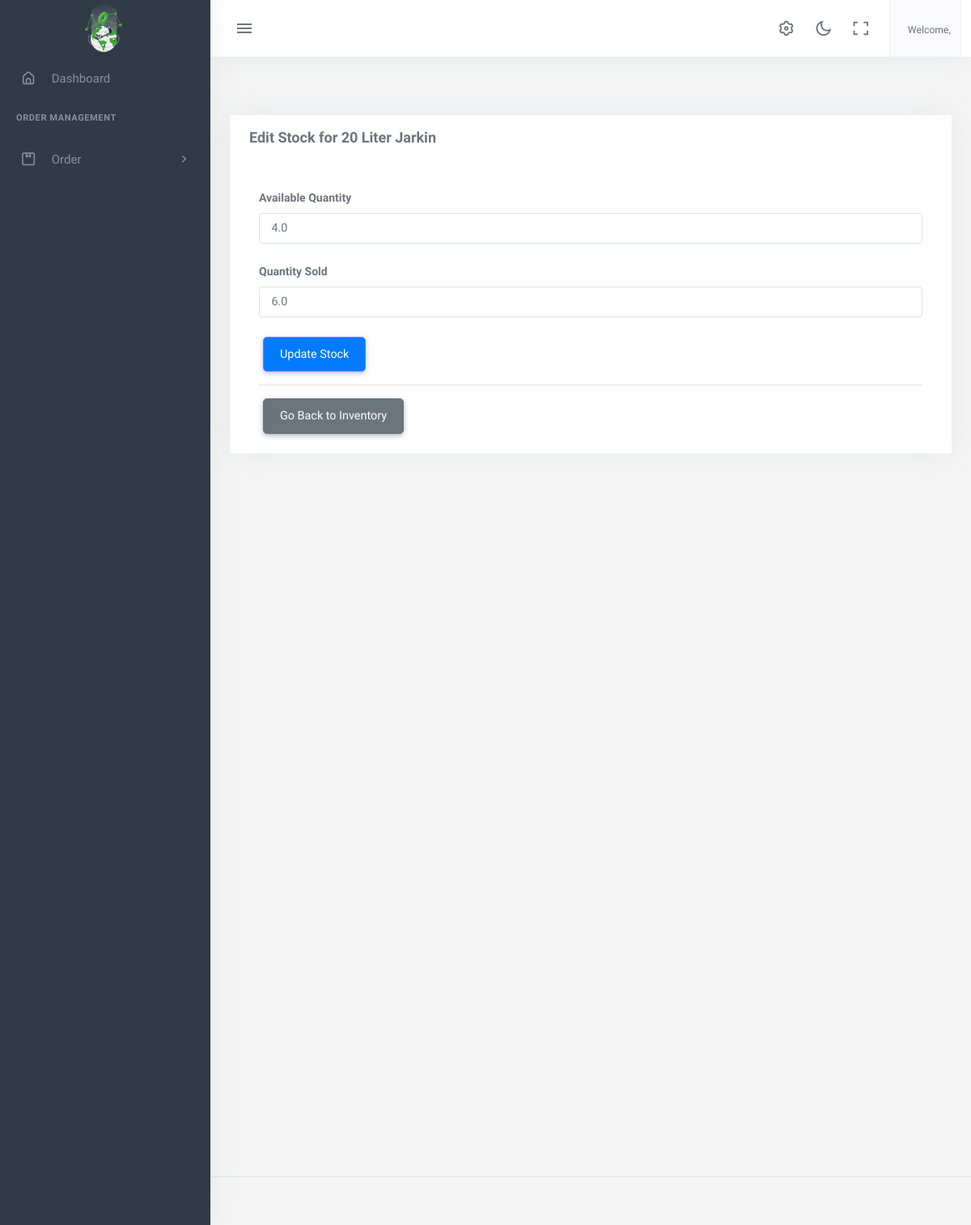
The page /inventory-edit/2/ on the database its author committed.
### app2/models.py (models this page shows)
class AboutUS(models.Model):
    company_name=models.CharField(max_length=100)
    logo= models.ImageField(upload_to='logoimage/')
    address = models.CharField(max_length=1000)
    email = models.EmailField()
    contactNo= models.CharField(max_length=15)
    class Meta:
        ordering =['-id']

### products/models.py (models this page shows, shortened)
class Stock(models.Model):
    product = models.ForeignKey(Product, on_delete=models.CASCADE)
    quantity = models.FloatField(default=0)
    sold_quantity = models.FloatField(default=0)
    date_created = models.CharField(max_length=50,default=nepali_datetime.date.today().strftime("%d-%B-%Y"))
    date_updated = models.DateTimeField(auto_now=True)

class Product(models.Model):
    category = models.ForeignKey(Category, on_delete = models.CASCADE, related_name = 'product_category')
    product_name = models.CharField(max_length = 150)
    product_image = models.ImageField(upload_to='productimage/')
    previous_rate = models.FloatField(default=0)
    rate = models.FloatField()
    unit  = models.ForeignKey(Unit, on_delete= models.SET_NULL, null =True, blank=True, related_name ='product_unit')
    slug = AutoSlugField(populate_from ='product_name')
    order_number = models.IntegerField(null=True, blank=True, default=1)
    class Meta:
        ordering =['order_number']

### app2/views.py (the view, shortened to what this page needs)
# urls.py: path('inventory-edit/<int:id>/', views.edit_inventory, name='edit_inventory'),
def edit_inventory(request,id):
    stocK_obj=Stock.objects.get(id=id)
    return render(request, 'app2/stockEdit.html', {'stock_item': stocK_obj})

### app2/context_processors.py (called while the page is built)
def aboutus(request):
    pick_Up_Plans=Pick_Up_Plan.objects.all()
    aboutus = AboutUS.objects.first()
    return {'contact': aboutus,'details':pick_Up_Plans,'company':aboutus}

def usercount(request):
    totalClient = User.objects.filter(is_user= True).count
    return ({
        'totalClient':totalClient
    })

def invoice(request):
    received_orders = Order.objects.filter(order_status='received')
    paid_amount = received_orders.aggregate(total_cost=Sum('totalPrice'))['total_cost'] or 0
    order = Order.objects.all().count
    unreceived_orders = Order.objects.exclude(Q(order_status='received') | Q(order_status='pending'))
    unpaid_amount = unreceived_orders.aggregate(total_cost=Sum('totalPrice'))['total_cost'] or 0
    return({
        'paidamount':paid_amount,
        'totalOrders':order,
        'unpaidamount':unpaid_amount
    })

def notification(request):
    notifications = Pick_Up_Plan.objects.filter(date=datetime.today())
    return({
        'notifications':notifications
    })

def total_cashbook(request):
    dailytransactions_list = Daily.objects.all()
    grand_total = dailytransactions_list.aggregate(Sum('total'))['total__sum']
    return ({
        'grand_total':grand_total,
    })

### app2/templates/app2/stockEdit.html (shortened to what this page needs)
{% extends 'app2/base.html' %}
{% load static %}
{% block body %}
<div class="content-page">
  <div class="content">
    <div class="container-fluid pt-5">
      <div class="row">
        <div class="col-lg-12 col-md-12 col-sm-12 col-xs-12">
          <div class="card card-default rounded-0 shadow">
            <div class="card-header">
              <div class="d-flex w-100 align-items-center justify-content-between">
                <h4 class="card-title fw-bold">Edit Stock for {{ stock_item.product.product_name }}</h4>
              </div>
            </div>
            <div class="card-body">
              <div class="container-fluid">
                <form method="POST">
                  <div class="mb-3">
                    <label for="quantity" class="form-label">Available Quantity</label>
                    <input type="number" class="form-control" id="quantity" name="quantity" value="{{ stock_item.quantity }}" step="any" required>
                  </div>
                  <div class="mb-3">
                    <label for="sold_quantity" class="form-label">Quantity Sold</label>
                    <input type="number" class="form-control" id="sold_quantity" name="sold_quantity" value="{{ stock_item.sold_quantity }}" step="any" required>
                  </div>
                  <button type="submit" class="btn btn-primary">Update Stock</button>
                </form>
                <hr>
                <a href="/inventory" class="btn btn-secondary">Go Back to Inventory</a>
              </div>
            </div>
          </div>
        </div>
      </div>
    </div>
  </div>
</div>
{% endblock %}

### app2/templates/app2/base.html (shortened to what this page needs)
{% load static %}
<!DOCTYPE html>
<html lang="en">
    <head>
        <link rel="stylesheet" href="{% static 'app2/assets/vendor/jquery-toast-plugin/jquery.toast.min.css'%}">
        <link href="{% static 'app2/assets/css/app-saas.min.css'%}" rel="stylesheet" type="text/css" id="app-style" />
        <link href="{% static 'app2/assets/css/icons.min.css'%}" rel="stylesheet" type="text/css" />
        <link href="{% static 'app2/assets/vendor/bootstrap-datepicker/css/bootstrap-datepicker.min.css'%}" rel="stylesheet" type="text/css" />
        <link href="{% static 'app2/assets/vendor/select2/css/select2.min.css'%}" rel="stylesheet" type="text/css" />
        <link href="{% static 'app2/assets/vendor/datatables.net-bs5/css/dataTables.bootstrap5.min.css'%}" rel="stylesheet" type="text/css" />
        <link href="{% static 'app2/assets/vendor/datatables.net-responsive-bs5/css/responsive.bootstrap5.min.css'%}" rel="stylesheet" type="text/css" />
        <link href="{% static 'app2/assets/css/app-saas.min.css'%}" rel="stylesheet" type="text/css" id="app-style" />
        <link href="{% static 'app2/assets/css/icons.min.css'%}" rel="stylesheet" type="text/css" />
        <link rel="stylesheet" href="https://cdnjs.cloudflare.com/ajax/libs/font-awesome/6.0.0/css/all.min.css">
        <link href="https://cdn.jsdelivr.net/npm/summernote@0.8.16/dist/summernote-lite.min.css" rel="stylesheet">
    </head>
    <link rel="stylesheet" href="https://maxcdn.bootstrapcdn.com/font-awesome/4.7.0/css/font-awesome.min.css">
    <body>
        <div class="wrapper">
            <div class="navbar-custom">
                <div class="topbar container-fluid justify-content-between">
                    <div class="d-flex align-items-center  gap-lg-2 gap-1">
                        <button class="button-toggle-menu sm:float-end">
                            <i class="mdi mdi-menu"></i>
                        </button>
                    </div>
                    <ul class="topbar-menu d-flex align-items-center gap-3">
                        <li class="d-none d-sm-inline-block">
                            <a class="nav-link" data-bs-toggle="offcanvas" href="#theme-settings-offcanvas">
                                <i class="ri-settings-3-line font-22"></i>
                            </a>
                        </li>
                        <li class="d-none d-sm-inline-block">
                            <div class="nav-link" id="light-dark-mode" data-bs-toggle="tooltip" data-bs-placement="left" title="Theme Mode">
                                <i class="ri-moon-line font-22"></i>
                            </div>
                        </li>
                        <li class="d-none d-md-inline-block">
                            <a class="nav-link" href="#" data-toggle="fullscreen">
                                <i class="ri-fullscreen-line font-22"></i>
                            </a>
                        </li>
                        <li class="dropdown">
                            <a class="nav-link dropdown-toggle arrow-none nav-user px-2" data-bs-toggle="dropdown" href="#" role="button" aria-haspopup="false" aria-expanded="false">
                                <span class="d-lg-flex flex-column gap-1 d-none">
                                    <h6 class="my-0 fw-normal">Welcome, {{request.user.name}}</h6>
                                </span>
                            </a>
                        </li>
                    </ul>
                </div>
            </div>
            <div class="leftside-menu">
                <a href="{% url 'dashboard:index' %}" class="logo logo-light">
                    <span class="logo-lg">
                        <img src="{{company.logo.url}}" alt="logo" style="height: 64px;">
                    </span>
                </a>
                <div class="h-100" id="leftside-menu-container" data-simplebar>
                    <ul class="side-nav">
                        <li class="side-nav-item">
                            <a href="{% url 'dashboard:index' %}" class="side-nav-link">
                                <i class="uil-home-alt"></i>
                                <span> Dashboard </span>
                            </a>
                        </li>
                        <li class="side-nav-title">Order Management </li>
                        <li class="side-nav-item">
                            <a data-bs-toggle="collapse" href="#sidebarPages1" aria-expanded="false" aria-controls="sidebarPages" class="side-nav-link">
                                <i class="uil-package"></i>
                                <span> Order </span>
                                <span class="menu-arrow"></span>
                            </a>
                        </li>
                    </ul>
                </div>
            </div>
  {% block body %}
  {% endblock  %}
        <footer class="footer">
            <div class="container-fluid">
                <div class="row">
                    <div class="col-md-6">
                    </div>
                </div>
            </div>
        </footer>
    </div>
                        </body>
                        </html>

### app2/templates/app2/base.html (style rules this page uses)
.btn { margin: 0 5px; padding: 10px 20px; border-radius: 5px; cursor: pointer; }
.btn-primary { background-color: #007bff; color: #fff; }
.btn-secondary { background-color: #6c757d; color: #fff; }

### rows shown on the page
AboutUS: logo (picture)
Stock: product.product_name "20 Liter Jarkin", quantity "4.0", sold_quantity "6.0"
